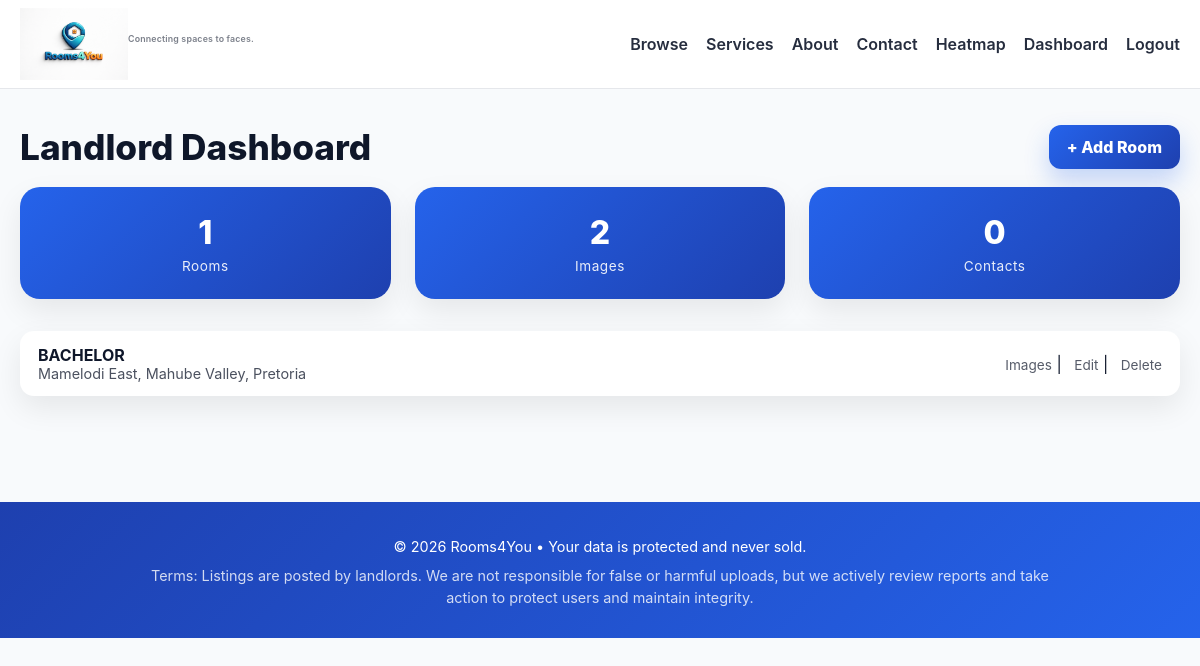
/dashboard/ (signed in), run on an earlier commit of the app's database.
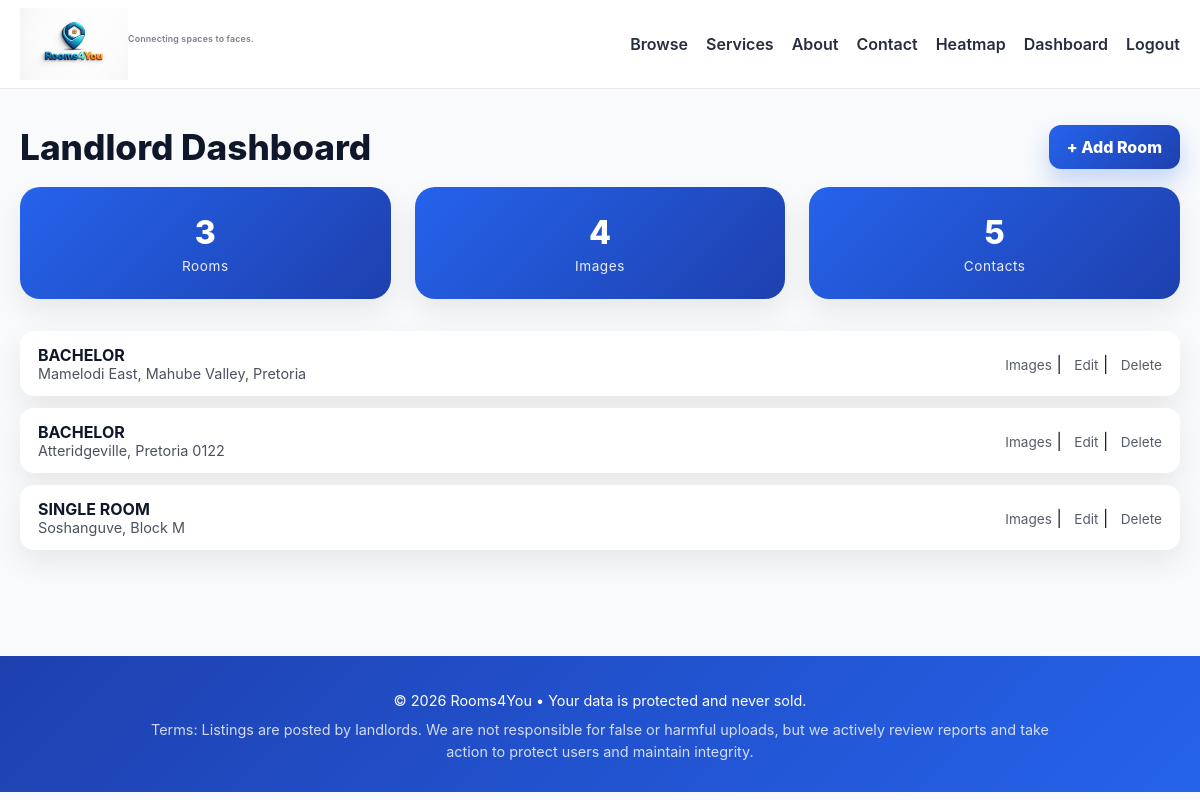
And on a later commit of the database.
### listings/models.py (models this page shows, shortened)
class Room(models.Model):
    ROOM_TYPES = [
        ("single", "Single Room"),
        ("shared", "Shared Room"),
        ("flat", "Flat / Apartment"),
    ]
    title = models.CharField(max_length=200)
    owner = models.ForeignKey(
        User, on_delete=models.CASCADE, related_name="rooms", null=True, blank=True
    )
    description = models.TextField()
    price = models.DecimalField(max_digits=8, decimal_places=2)
    location = models.CharField(max_length=200)
    room_type = models.CharField(max_length=20, choices=ROOM_TYPES)
    contact_phone = models.CharField(max_length=20)
    contact_whatsapp = models.CharField(max_length=20, blank=True, default="")
    contact_email = models.EmailField(blank=True, default="")
    is_available = models.BooleanField(default=True)
    created_at = models.DateTimeField(auto_now_add=True)

### listings/views.py (the view)
# urls.py: path("dashboard/", views.dashboard, name="dashboard"),
@login_required
@user_passes_test(is_landlord)
def dashboard(request):
    rooms = Room.objects.filter(owner=request.user)
    image_count = RoomImage.objects.filter(room__owner=request.user).count()
    contact_count = RoomStat.objects.filter(
        room__owner=request.user, stat_type__startswith="contact"
    ).count()
    return render(
        request,
        "listings/dashboard.html",
        {
            "rooms": rooms,
            "image_count": image_count,
            "contact_count": contact_count,
        },
    )

### listings/views.py (called while the page is built)
def is_landlord(user):
    return hasattr(user, "profile") and user.profile.role == "landlord"

### listings/templates/listings/dashboard.html (shortened to what this page needs)
{% extends "listings/base.html" %} {% block content %}
<div
  style="
    display: flex;
    align-items: center;
    justify-content: space-between;
    gap: 12px;
    flex-wrap: wrap;
    margin-bottom: 18px;
  "
>
  <h1 class="page-title" style="margin: 0">Landlord Dashboard</h1>
  <a href="{% url 'create_room' %}" class="btn-primary">+ Add Room</a>
</div>
<div class="dashboard-grid">
  <div class="stat-card">
    <div class="stat-number">{{ rooms.count }}</div>
    <div class="stat-label">Rooms</div>
  </div>
  <div class="stat-card">
    <div class="stat-number">{{ image_count }}</div>
    <div class="stat-label">Images</div>
  </div>
  <div class="stat-card">
    <div class="stat-number">{{ contact_count }}</div>
    <div class="stat-label">Contacts</div>
  </div>
</div>
<div class="dashboard-rooms">
  {% for room in rooms %}
  <div class="room-row">
    <div>
      <strong>{{ room.title }}</strong>
      <div style="opacity: 0.75; font-size: 0.9rem">{{ room.location }}</div>
    </div>
    <div class="room-actions">
      <a href="{% url 'upload_room_images' room.id %}">Images</a> |
      <a href="{% url 'edit_room' room.id %}">Edit</a> |
      <a
        href="{% url 'delete_room' room.id %}"
        onclick="return confirm('Delete this room?');"
        >Delete</a
      >
    </div>
  </div>
  {% endfor %}
</div>
{% endblock %}

What changed in the data, as far as the page shows it:
added Room: title "BACHELOR", location "Atteridgeville, Pretoria 0122"
added Room: title "SINGLE ROOM", location "Soshanguve, Block M"
Also different on the page:
{{ rooms.count }}: "1" → "3"
{{ image_count }}: "2" → "4"
{{ contact_count }}: "0" → "5"
